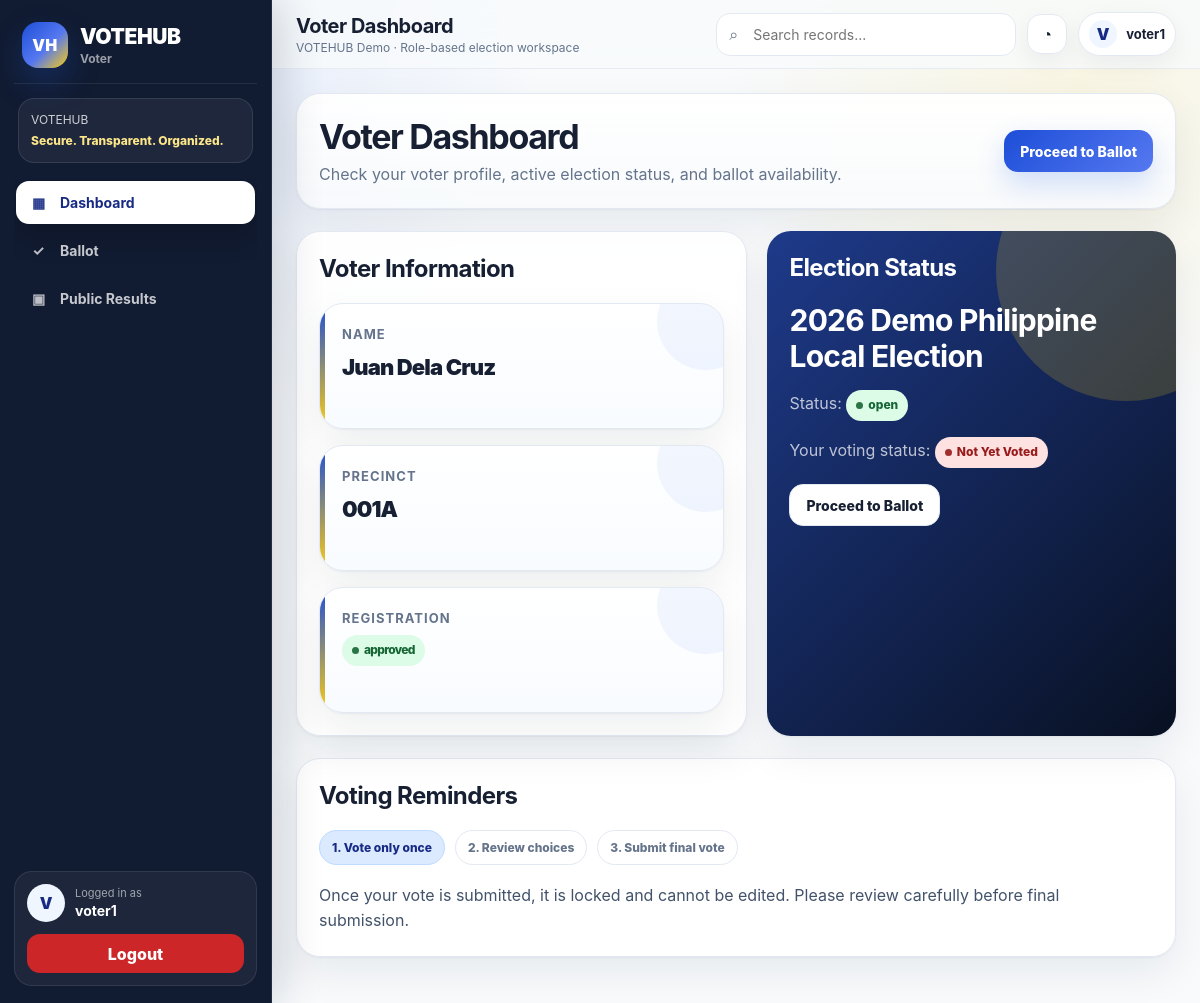
The page /voter/dashboard.php (signed in) on the database its author committed.
### tables this page shows
CREATE TABLE voters (
    voter_id INT AUTO_INCREMENT PRIMARY KEY,
    user_id INT NOT NULL UNIQUE,
    precinct_id INT NOT NULL,
    first_name VARCHAR(100) NOT NULL,
    last_name VARCHAR(100) NOT NULL,
    birthdate DATE NOT NULL,
    gender ENUM('Male','Female','Other') NOT NULL,
    address VARCHAR(255) NOT NULL,
    barangay VARCHAR(100) NOT NULL,
    city VARCHAR(100) NOT NULL,
    registration_status ENUM('pending','approved','rejected') NOT NULL DEFAULT 'pending',
    created_at TIMESTAMP DEFAULT CURRENT_TIMESTAMP,
    CONSTRAINT fk_voters_users FOREIGN KEY (user_id) REFERENCES users(user_id)
        ON UPDATE CASCADE ON DELETE CASCADE,
    CONSTRAINT fk_voters_precincts FOREIGN KEY (precinct_id) REFERENCES precincts(precinct_id)
        ON UPDATE CASCADE ON DELETE RESTRICT
);

CREATE TABLE precincts (
    precinct_id INT AUTO_INCREMENT PRIMARY KEY,
    precinct_number VARCHAR(50) NOT NULL,
    barangay VARCHAR(100) NOT NULL,
    city VARCHAR(100) NOT NULL,
    UNIQUE KEY unique_precinct (precinct_number, barangay, city)
);

CREATE TABLE elections (
    election_id INT AUTO_INCREMENT PRIMARY KEY,
    election_name VARCHAR(150) NOT NULL,
    election_type VARCHAR(80) NOT NULL,
    start_datetime DATETIME NOT NULL,
    end_datetime DATETIME NOT NULL,
    status ENUM('upcoming','open','closed') NOT NULL DEFAULT 'upcoming',
    created_at TIMESTAMP DEFAULT CURRENT_TIMESTAMP
);

### voter/dashboard.php (the view, shortened to what this page needs)
<?php
require_once __DIR__ . '/../includes/functions.php';
$voter = getVoterByUserId($pdo, $_SESSION['user_id']);
$election = getActiveElection($pdo);
$alreadyVoted = $voter && $election ? hasVoted($pdo, $voter['voter_id'], $election['election_id']) : false;
include __DIR__ . '/../includes/header.php'; include __DIR__ . '/../includes/sidebar.php';
?>
<div class="page-header">
    <div>
        <h1>Voter Dashboard</h1>
        <p>Check your voter profile, active election status, and ballot availability.</p>
    </div>
    <?php if ($voter && $election && $voter['registration_status']==='approved' && !$alreadyVoted): ?>
        <a class="btn" href="<?= BASE_URL ?>/voter/ballot.php">Proceed to Ballot</a>
    <?php endif; ?>
</div>
<div class="dashboard-split">
    <div class="card">
        <h2>Voter Information</h2>
        <?php if ($voter): ?>
            <div class="grid" style="margin-bottom:0;">
                <div class="stat-card"><h3>Name</h3><p style="font-size:22px;"><?= h($voter['first_name'] . ' ' . $voter['last_name']) ?></p></div>
                <div class="stat-card"><h3>Precinct</h3><p style="font-size:22px;"><?= h($voter['precinct_number']) ?></p></div>
                <div class="stat-card"><h3>Registration</h3><p style="font-size:18px;"><?= badge($voter['registration_status']) ?></p></div>
            </div>
        <?php else: ?>
            <div class="alert alert-error">No voter profile found for this account.</div>
        <?php endif; ?>
    </div>
    <div class="card public-hero">
        <h2>Election Status</h2>
        <?php if ($election): ?>
            <h2 style="font-size:30px;margin:12px 0 6px;"><?= h($election['election_name']) ?></h2>
            <p>Status: <?= badge($election['status']) ?></p>
            <p>Your voting status: <?= $alreadyVoted ? badge('Voted') : badge('Not Yet Voted') ?></p>
            <?php if ($voter && $voter['registration_status']==='approved' && !$alreadyVoted): ?>
                <a class="btn btn-light" href="<?= BASE_URL ?>/voter/ballot.php">Proceed to Ballot</a>
            <?php elseif ($alreadyVoted): ?>
                <a class="btn btn-light" href="<?= BASE_URL ?>/voter/confirmation.php">View Confirmation</a>
            <?php endif; ?>
        <?php else: ?>
            <p>No open election right now. Please wait for the election officer or admin to open voting.</p>
        <?php endif; ?>
    </div>
</div>
<div class="card">
    <h2>Voting Reminders</h2>
    <div class="flow-steps">
        <span class="flow-step active">1. Vote only once</span>
        <span class="flow-step">2. Review choices</span>
        <span class="flow-step">3. Submit final vote</span>
    </div>
    <p class="mb-0">Once your vote is submitted, it is locked and cannot be edited. Please review carefully before final submission.</p>
</div>
<?php include __DIR__ . '/../includes/footer.php'; ?>

### includes/functions.php (shortened to what this page needs)
<?php
function h($value) {
    return htmlspecialchars((string)$value, ENT_QUOTES, 'UTF-8');
}
function getActiveElection(PDO $pdo) {
    $stmt = $pdo->query("SELECT * FROM elections WHERE status = 'open' AND NOW() BETWEEN start_datetime AND end_datetime ORDER BY election_id DESC LIMIT 1");
    return $stmt->fetch();
}
function getVoterByUserId(PDO $pdo, $user_id) {
    $stmt = $pdo->prepare('SELECT v.*, p.precinct_number FROM voters v LEFT JOIN precincts p ON v.precinct_id = p.precinct_id WHERE v.user_id = ?');
    $stmt->execute([$user_id]);
    return $stmt->fetch();
}
function hasVoted(PDO $pdo, $voter_id, $election_id) {
    $stmt = $pdo->prepare('SELECT has_voted FROM voter_election_status WHERE voter_id = ? AND election_id = ?');
    $stmt->execute([$voter_id, $election_id]);
    $status = $stmt->fetch();
    return $status && (int)$status['has_voted'] === 1;
}
function badge($text) {
    $class = strtolower(str_replace(' ', '-', $text));
    return '<span class="badge badge-' . h($class) . '">' . h($text) . '</span>';
}
?>

### rows shown on the page
voters: first_name+last_name "Juan Dela Cruz", precinct.precinct_number "001A", registration_status "approved"
elections: election_name "2026 Demo Philippine Local Election", status "open"

### other values the page prints
$roleLabel ?: 'User' "Voter"
substr($name, 0, 1) "V"
$name "voter1"
$pageTitleDisplay "Voter Dashboard"
$text "Not Yet Voted"
